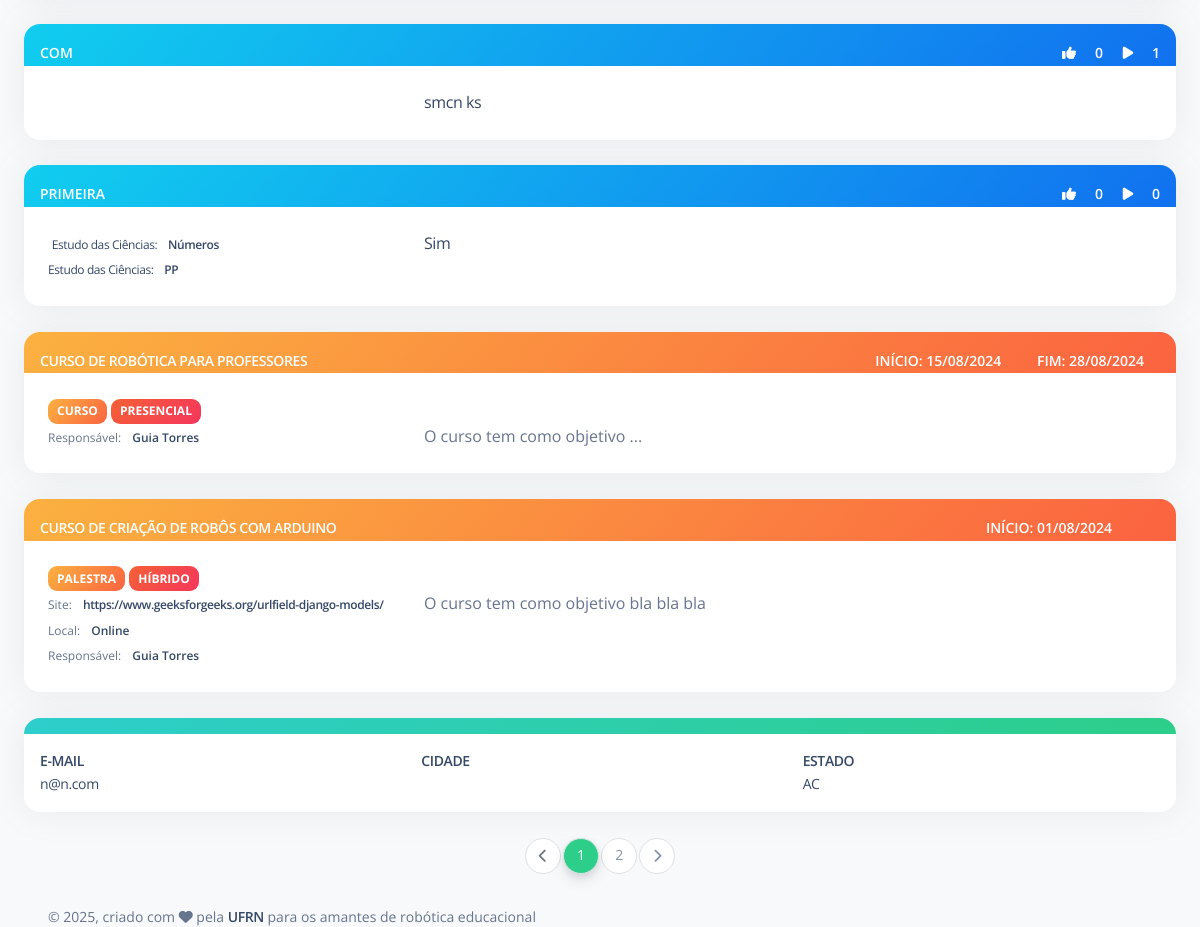
Before: /buscar/ (lower part) with the older database file.
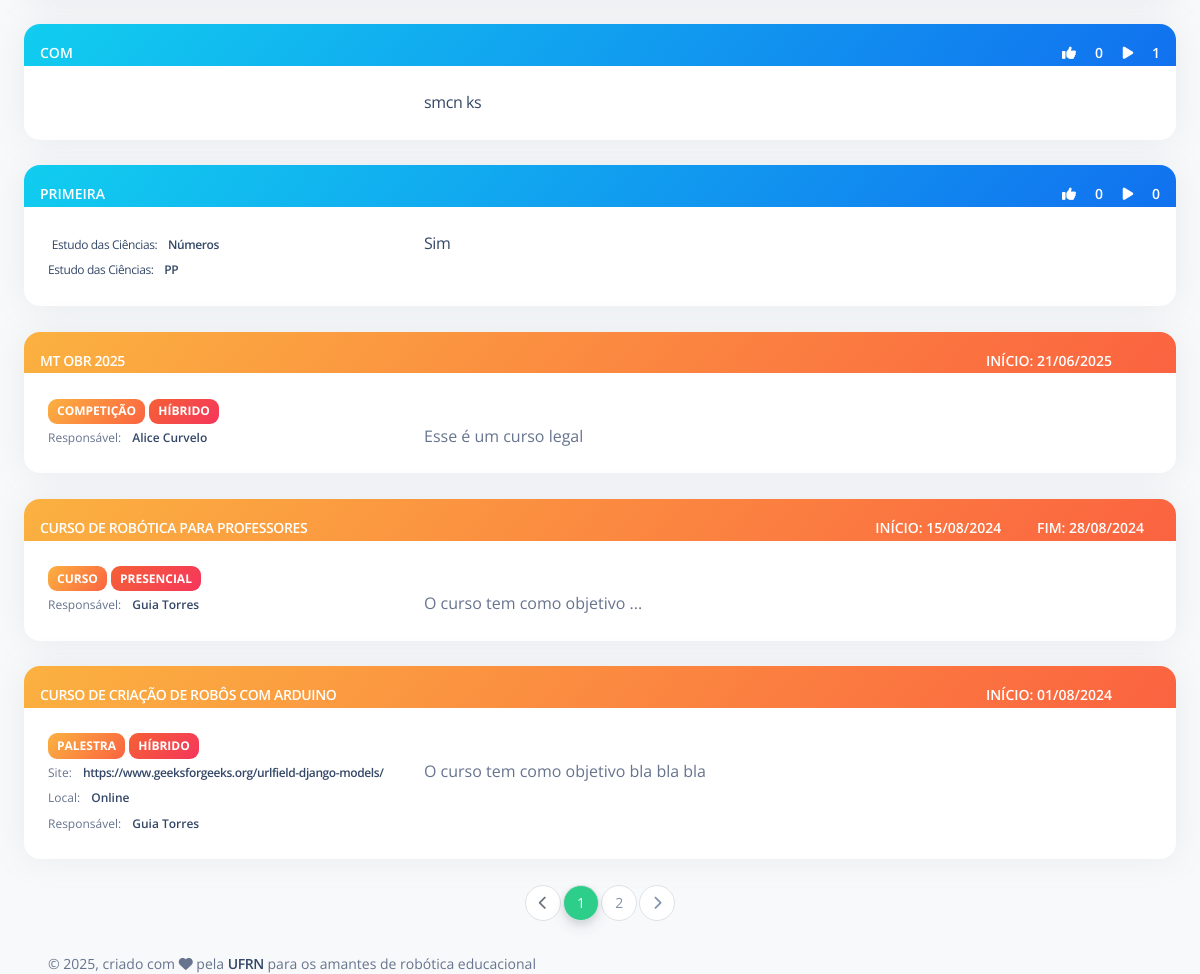
After: the same page with the newer database file.
### PlanoAula/models.py (models this page shows, shortened)
class PlanoAula(models.Model):
    criador = models.ForeignKey(Usuario, on_delete=models.RESTRICT,null=True, verbose_name="Responsável", related_name="planos_criados")
    data_criacao = models.DateTimeField(default=timezone.now, verbose_name="Data de criação")
    titulo = models.CharField(max_length=200, verbose_name="Título", blank=False, null=False)
    contextualizacao = models.TextField(verbose_name="Contextualização", blank=False, null=False)
    descricao_atividade = models.TextField(verbose_name="Descrição da atividade", blank=False, null=False)
    avaliacao = models.TextField(verbose_name="Critérios de avaliação", blank=True, null=True)
    conteudos = models.ManyToManyField(Conteudo, related_name="planos_de_aula", verbose_name="Conteúdos")
    robo_equipamento = models.CharField(max_length=200, blank=True, null=True, verbose_name="Equipamento")
    robo_descricao = models.TextField(blank=True, null=True, verbose_name="Descrição do robô")
    robo_link = models.TextField(verbose_name="Links", blank=True, null=True)
    nivel_dificuldade_montagem = models.CharField(max_length=13, choices=NIVEL_DIFICULDADE, blank=True, null=True, verbose_name="Nível de dificuldade da montagem")
    prog_linguagem = models.CharField(max_length=200, blank=True, null=True, verbose_name="Linguagem de programação")
    prog_descricao = models.TextField(blank=True, null=True, verbose_name="Descrição da programação")
    prog_link = models.TextField(verbose_name="Links", blank=True, null=True)
    prog_codigos = models.FileField(upload_to=diretorio_plano_aula, blank=True, null=True, verbose_name="Códigos")
    nivel_dificuldade_programacao = models.CharField(max_length=13, choices=NIVEL_DIFICULDADE, blank=True, null=True, verbose_name="Nível de dificuldade da programação")
    robo_pdf = models.FileField(upload_to=diretorio_plano_aula, blank=True, null=True, verbose_name="Manual de montagem do robô")
    status = models.BooleanField(default=True)
    class Meta:
        ordering = ['titulo']
        verbose_name = "Plano de aula"
        verbose_name_plural = "Planos de aula"

### Disciplina/models.py (models this page shows, shortened)
class Conteudo(models.Model):
    nome = models.CharField(max_length=200, verbose_name="Nome")
    disciplina = models.ForeignKey(Disciplina, on_delete=models.RESTRICT, related_name="conteudos", verbose_name="Disciplina")
    status = models.CharField(max_length=7, choices=STATUS, default='Ativo')
    class Meta:
        ordering = ['disciplina', 'nome']
        verbose_name = "Conteúdo"
        verbose_name_plural = "Conteúdos"
        constraints = [
            models.UniqueConstraint(fields=['nome', 'disciplina'], name='unique_conteudo_por_disciplina')
        ]

class Disciplina(models.Model):
    nome = models.CharField(unique=True, max_length=200, verbose_name="Nome")
    status = models.CharField(max_length=7, choices=STATUS, default='Ativo')
    def __str__(self):
        return self.nome
    class Meta:
        ordering = ['nome']
        verbose_name = "Disciplina"
        verbose_name_plural = "Disciplinas"

### Acoes/models.py (models this page shows, shortened)
class Acoes(models.Model):
    titulo = models.CharField(max_length=500, verbose_name="Título")
    tipo = models.CharField(max_length=10, choices=TIPO, default='Competição')
    formato = models.CharField(max_length=10, choices=FORMATO, default="Híbrido")
    site = models.URLField(null=True, blank = True, verbose_name="Site")
    link_de_acesso = models.URLField(null=True, blank = True, verbose_name="Link de acesso")
    data_inicio = models.DateField(default = date.today, verbose_name = "Data de início")
    data_fim = models.DateField(null=True, blank = True, verbose_name = "Data de fim")
    local = models.CharField(max_length=200, null=True, blank=True, verbose_name="Local")
    descricao = models.TextField(null=True, blank=True,verbose_name="Descrição")
    responsavel = models.ForeignKey(Usuario, on_delete=models.RESTRICT,verbose_name="Responsável",related_name='acoes_cadastradas')
    status = models.BooleanField(default=True, verbose_name = "Está em execução")
    deletada = models.BooleanField(default=False, verbose_name = "Deletado")
    class Meta:
        ordering = ['-status', '-data_inicio', '-data_fim', 'titulo']
        verbose_name = "Ação"
        verbose_name_plural = "Ações"

### Usuario/models.py (models this page shows, shortened)
class Usuario(User):
    cidade = models.CharField(max_length=100, verbose_name='Cidade')
    estado = models.CharField(max_length=2, choices=ESTADOS, default='AC', verbose_name='Estado')
    avatar = models.ImageField(upload_to='profile-pic/', default='profile-pic/default.jpeg')
    interesses = models.ManyToManyField('Disciplina.Disciplina', through='Interesses')
    def __str__(self):
        return self.first_name + " " + self.last_name
    class Meta:
        ordering = ['first_name', 'last_name']
        verbose_name = "Usuário"
        verbose_name_plural = "Usuários"

### rap/views.py (the view)
# urls.py: path('buscar/', views.buscar, name='buscar'),
def buscar(request):
    termo = request.GET.get('q', '')
    planos = PlanoAula.objects.filter(
        Q(titulo__icontains=termo) |
        Q(conteudos__nome__icontains=termo) |
        Q(conteudos__disciplina__nome__icontains=termo)
    ).distinct()
    acoes = Acoes.objects.filter(
        Q(titulo__icontains=termo) |
        Q(local__icontains=termo)
    ).distinct()
    usuarios = Usuario.objects.filter(
        Q(first_name__icontains=termo) |
        Q(last_name__icontains=termo)
    ).distinct()
    resultados = []
    for p in planos:
        resultados.append({'tipo': 'plano', 'obj': p})
    for a in acoes:
        resultados.append({'tipo': 'acao', 'obj': a})
    for u in usuarios:
        resultados.append({'tipo': 'usuario', 'obj': u})
    paginator = Paginator(resultados, 10)
    page_number = request.GET.get('page')
    page_obj = paginator.get_page(page_number)
    context = {
        'page_obj': page_obj,
        'termo': termo
    }
    return render(request, 'base/busca.html', context)

### PlanoAula/templatetags/attribute_tags.py (called while the page is built)
@register.filter
def encontrar_usuario_lista(qs, usuario):
    lista = list(qs.values_list('usuario', flat=True))
    if usuario in lista:
        return True
    else:
        return False

@register.filter
def plano_aula_midias_foto(qs):
    fotos_robo = FotoRobo.objects.filter(plano_aula=qs)
    fotos_execucao = FotoExecucao.objects.filter(plano_aula=qs)
    resultado = []
    for foto in fotos_robo:
        resultado.append(foto.robo_foto.url)
    for foto in fotos_execucao:
        resultado.append(foto.execucao_foto.url)
    return resultado

### PlanoAula/templatetags/pagination_tags.py (called while the page is built)
@register.simple_tag
def url_replace (request, field, value):
    dict_ = request.GET.copy()
    dict_[field] = value
    return dict_.urlencode()

### templates/Base/busca.html (shortened to what the changed rows need)
{% extends 'Base/base.html' %}
{% load static %}
{% load pagination_tags %}
{% load attribute_tags %}
{% load widget_tweaks %}
{% load bootstrap5 %}
{% load string_tags %}
{% load crispy_forms_tags %}
{% block conteudo %}
<br>
<div id="resultado_busca">
    {% for item in page_obj %}
        {% if item.tipo == 'plano' %}
            <div class="card" id="card_plano_aula_{{item.obj.id}}">
                <div class="card-header bg-gradient-info pb-0 p-3">
                    <span class="text-sm mb-0 text-uppercase text-white font-weight-bold">{{item.obj.titulo}}</span>
                    <div class="float-end">
                        <span class="text-sm mb-0 text-uppercase text-white font-weight-bold">
                            {% if item.obj.likes.all|encontrar_usuario_lista:user.id %}
                                <a onclick="marcar_favorito({{item.obj.id}}, {{user.id}}, '{{tipo}}')">
                                    <i class="fas fa-thumbs-up px-3" id="icon_thumbs_up_{{item.obj.id}}"
                                    style="color: var(--bs-success);"></i>
                                </a>
                            {% else %}
                                <a onclick="marcar_favorito({{item.obj.id}}, {{user.id}}, '{{tipo}}')">
                                    <i class="fas fa-thumbs-up px-3" id="icon_thumbs_up_{{item.obj.id}}"
                                    style="color: white;"></i>
                                </a>
                            {% endif %}
                            <span class="text-sm mb-0 text-uppercase text-white font-weight-bold" id="contador_thumbs_up_{{item.obj.id}}">{{ item.obj.likes.count }}</span>
                        </span>
                        <span class="text-sm mb-0 text-uppercase text-white font-weight-bold">
                            {% if item.obj.execucoes.all|encontrar_usuario_lista:user.id %}
                                <a onclick="marcar_executado({{item.obj.id}}, {{user.id}}, '{{tipo}}')">
                                    <i class="fas fa-play px-3" id="icon_play_{{item.obj.id}}"
                                    style="color: var(--bs-success);"></i>
                                </a>
                            {% else %}
                                <a onclick="marcar_executado({{item.obj.id}}, {{user.id}}, '{{tipo}}')">
                                    <i class="fas fa-play px-3" id="icon_play_{{item.obj.id}}"
                                    style="color: white;"></i>
                                </a>
                            {% endif %}
                            <span class="text-sm mb-0 text-uppercase text-white font-weight-bold" id="contador_play_{{item.obj.id}}">{{ item.obj.execucoes.count }}</span>
                        </span>
                    </div>
                </div>
                <a href="{% url 'plano_aula:detalhes' pk=item.obj.pk %}">
                    <div class="card-body row">
                        <div class="col-4">
                            {% for conteudo in item.obj.conteudos.all %}
                                <span class="mb-2 text-xs">{{conteudo.disciplina}}:
                                    <span class="text-dark font-weight-bold ms-sm-2">{{conteudo.nome}}</span>
                                </span>
                                <br>
                            {% endfor %}
                        </div>
                        <div class="col-8">
                            <div class="overflow-auto">
                                {% if item.obj.descricao_atividade|length > 600 %}
                                    {{ item.obj.descricao_atividade|slice:":600" }}...
                                {% else %}
                                    {{ item.obj.descricao_atividade }}
                                {% endif %}
                            </div>
                        </div>
                    </div>
                </a>
            </div>
            <br>
        {% elif item.tipo == 'acao' %}
            <div class="card">
                {% if item.obj.data_fim is not None and todays_date > item.obj.data_fim|date:"Y-m-d" or item.obj.status is False %}
                    <div id="card_header_informacoes" class="card-header bg-gradient-secondary pb-0 p-3">
                {% else %}
                    <div id="card_header_informacoes" class="card-header bg-gradient-warning pb-0 p-3">
                {% endif %}
                    <span class="text-sm mb-0 text-uppercase text-white font-weight-bold">
                        <a href="{% url 'acoes:detalhes' pk=item.obj.pk %}" class="text-white">
                            {{item.obj.titulo}}
                        </a>
                    </span>
                    <div class="float-end">
                        <span class="text-sm mb-0 text-uppercase text-white font-weight-bold px-3">
                            Início: {{ item.obj.data_inicio|date:"d/m/Y" }}
                        </span>
                        <span class="text-sm mb-0 text-uppercase text-white font-weight-bold px-3">
                            {% if item.obj.data_fim is not None %}
                                Fim: {{ item.obj.data_fim|date:"d/m/Y" }}
                            {% endif %}
                        </span>
                    </div>
                </div>
                <div class=card-body>
                    <span class="badge bg-gradient-warning">{{item.obj.tipo}}</span>
                    <span class="badge bg-gradient-danger">{{item.obj.formato}}</span>
                    <div class="row">
                        <div class="col-4">
                            {% if item.obj.site is not None %}
                                <span class="mb-2 text-xs">Site:
                                    <span class="text-dark font-weight-bold ms-sm-2">
                                        <a href="{{ item.obj.site }}" target="_blank">{{ item.obj.site }}</a>
                                    </span>
                                </span>
                                <br>
                            {% endif %}
                            {% if item.obj.local is not None %}
                                <span class="mb-2 text-xs">Local:
                                    <span class="text-dark font-weight-bold ms-sm-2">
                                        {{ item.obj.local }}
                                    </span>
                                </span>
                                <br>
                            {% endif %}
                            <span class="mb-2 text-xs">Responsável:
                                <span class="text-dark font-weight-bold ms-sm-2">
                                    {% if item.obj.responsavel is not None %}
                                        {{ item.obj.responsavel }}
                                    {% endif %}
                                </span>
                            </span>
                        </div>
                        <div class="col-8">
                            <div class="overflow-auto">
                                {% if item.obj.descricao|length > 300 %}
                                    {{ item.obj.descricao|slice:":300" }}...
                                {% else %}
                                    {{ item.obj.descricao }}
                                {% endif %}
                            </div>
                        </div>
                    </div>
                </div>
            </div>
            <br>
        {% elif item.tipo == 'usuario' %}
            <a href="{% url 'usuario:informacoes_plano_aula' pk=item.obj.pk %}">
                <div class="card border-primary">
                    <div class="card-header pb-0 p-3 bg-gradient-success">
                    </div>
                    <div class="card-body p-3 overflow-auto">
                        <div class="row">
                            <div class="col-md-4 col-lg-4">
                                <p class="text-sm mb-0 text-uppercase font-weight-bold">E-mail</p>
                                <span class="text-sm mb-0">{{item.obj.email}}</span>
                            </div>
                            <div class="col-md-4 col-lg-4">
                                <p class="text-sm mb-0 text-uppercase font-weight-bold">Cidade</p>
                            </div>
                            <div class="col-md-4 col-lg-4">
                                <p class="text-sm mb-0 text-uppercase font-weight-bold">Estado</p>
                                <span class="text-sm mb-0">{{item.obj.estado}}</span>
                            </div>
                        </div>
                    </div>
                </div>
            </a>
            <br>
        {% endif %}
    {% empty %}
        <div class="card">
            <div class="card-body">
                <p>Não foram encontrados resultados com esses parâmetros.</p>
            </div>
        </div>
    {% endfor %}
</div>
{% if page_obj.paginator.num_pages > 1 %}
    <nav class="justify-content-center d-flex">
        <ul class="pagination">
            {% for i in page_obj.paginator.page_range %}
                {% if page_obj.number == i %}
                    <li class="page-item active">
                        <span class="page-link">{{ i }}</span>
                    </li>
                {% elif i > page_obj.number|add:'-3' and i < page_obj.number|add:'3' %}
                    <li class="page-item">
                        <a class="page-link" href="?{% url_replace request 'page' i %}">{{ i }}</a>
                    </li>
                {% endif %}
            {% endfor %}
        </ul>
    </nav>
{% endif %}
{% endblock %}

Changed rows visible on the page:
no longer on this page (row unchanged): Usuario: obj.email "n@n.com", obj.estado "AC"
added Acoes: obj.titulo "MT OBR 2025", obj.data_inicio "21/06/2025", obj.tipo "COMPETIÇÃO", obj.formato "HÍBRIDO", obj.responsavel "Alice Curvelo", obj.descricao "Esse é um curso legal"
